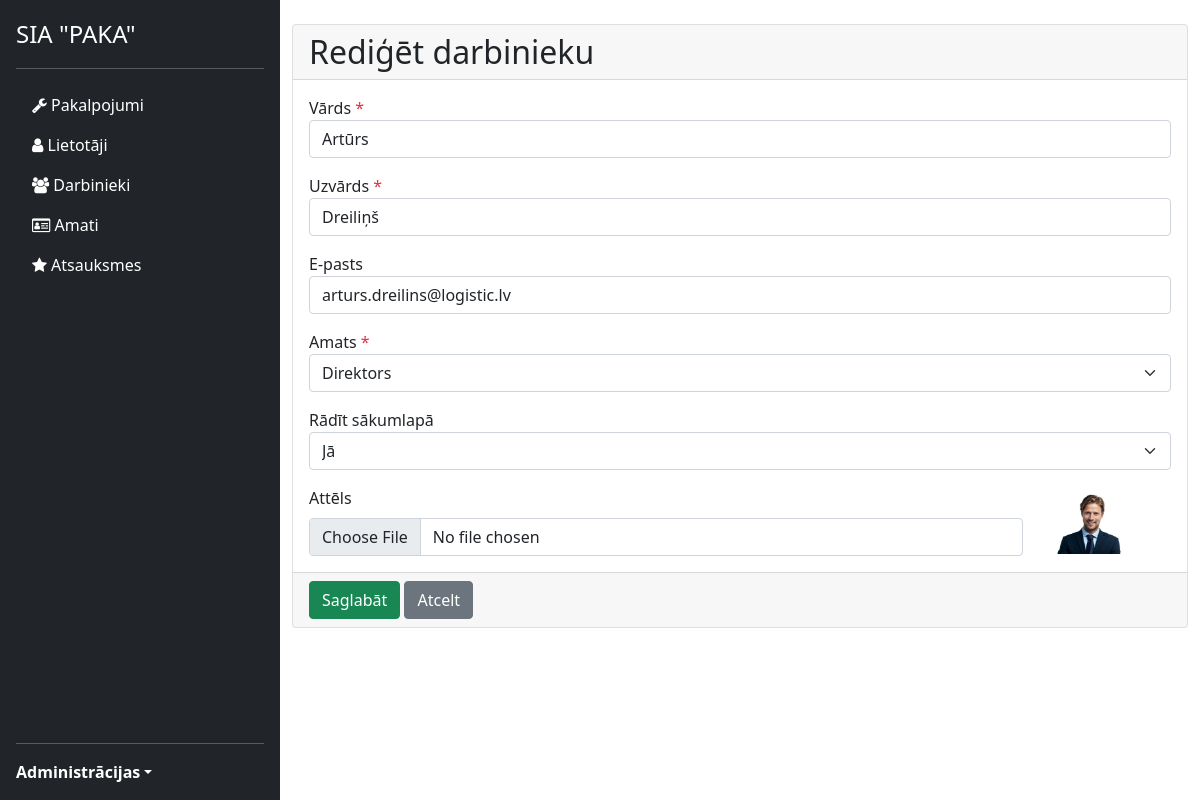
Page /src/views/admin/employees/edit.php?id=36 (signed in) on the committed database.
### tables this page shows
CREATE TABLE `employees` (
  `id` int(10) UNSIGNED NOT NULL,
  `name` varchar(50) NOT NULL,
  `surname` varchar(50) NOT NULL,
  `email` varchar(255) DEFAULT NULL,
  `position_id` int(10) UNSIGNED NOT NULL,
  `image` text DEFAULT NULL,
  `show_on_first_page` tinyint(1) NOT NULL DEFAULT 0
);

### src/views/admin/employees/edit.php (the view, shortened to what this page needs)
<?php
require_once("../../../../config/database.php");
$formErrors["name"] = $formErrors["surname"] = $formErrors["position"] = "";
$id = $_GET['id'];
$query = $db->prepare("SELECT * FROM employees WHERE id = '$id'");
$query->execute();
if ($query->rowCount() == 0) {
    header("location: list.php");
    exit;
} else {
    $employee = $query->fetch();
}
$query = $db->prepare("SELECT * FROM positions");
$query->execute();
$positions = $query->fetchAll();
?>
<?php require_once("../../layout/admin-sidebar.php"); ?>
<div class="card">
    <div class="card-header">
        <h2 class="m-0">Rediģēt darbinieku</h2>
    </div>
    <form method="post" enctype="multipart/form-data">
        <div class="card-body">
            <div class="form-group mb-3">
                <label for="name">Vārds <span class="text-danger">*</span></label>
                <input type="text" class="form-control <?php echo (! empty($formErrors['name'])) ? 'is-invalid' : ''; ?>" name="name" id="name" placeholder="Ievadi vārdu" value="<?php echo $employee['name'] ?>">
            </div>
            <div class="form-group mb-3">
                <label for="surname">Uzvārds <span class="text-danger">*</span></label>
                <input type="text" class="form-control <?php echo (! empty($formErrors['surname'])) ? 'is-invalid' : ''; ?>" name="surname" id="surname" placeholder="Ievadi uzvārdu" value="<?php echo $employee['surname'] ?>">
            </div>
            <div class="form-group mb-3">
                <label for="email">E-pasts</label>
                <input type="email" class="form-control" name="email" id="email" placeholder="Ievadi e-pastu" value="<?php echo $employee['email'] ?>">
            </div>
            <div class="form-group mb-3">
                <label for="position">Amats <span class="text-danger">*</span></label>
                <select id="position" name="position" class="form-select <?php echo (! empty($formErrors['position'])) ? 'is-invalid' : ''; ?>">
                    <?php foreach($positions as $position): ?>
                        <option value="<?php echo $position['id'] ?>"><?php echo $position['name'] ?></option>
                    <?php endforeach; ?>
                </select>
            </div>
            <div class="form-group mb-3">
                <label for="showOnFirstPage">Rādīt sākumlapā</label>
                <select id="showOnFirstPage" name="showOnFirstPage" class="form-select">
                    <option <?php echo $employee['show_on_first_page'] ? 'selected' : '' ?> value="1">Jā</option>
                </select>
            </div>
            <div class="row">
                <div class="col-10">
                    <div class="form-group">
                        <label for="fileToUpload" class="form-label">Attēls</label>
                        <input class="form-control <?php echo (! empty($formErrors['img'])) ? 'is-invalid' : ''; ?>" type="file" id="fileToUpload" name="fileToUpload">
                    </div>
                </div>
                <div class="col-2 align-self-center">
                    <img class="small-img" src="<?php echo '../../../../public/img/uploads/employees/' . $employee['image'] ?>" />
                </div>
            </div>
        </div>
        <div class="card-footer">
            <button type="submit" name="submit" class="btn btn-success">Saglabāt</button>
            <a href="list.php" type="button" class="btn btn-secondary">Atcelt</a>
        </div>
    </form>
</div>
<?php require_once("../../layout/admin-footer.php"); ?>

### public/css/admin.css (style rules this page uses)
.small-img { max-width: 100px; max-height: 100px; }

### rows in the picture
employees: name "Artūrs", surname "Dreiliņš", email "arturs.dreilins@logistic.lv", showOnFirstPage "Jā", image (picture)

### other values in the picture
form field position "Direktors"
